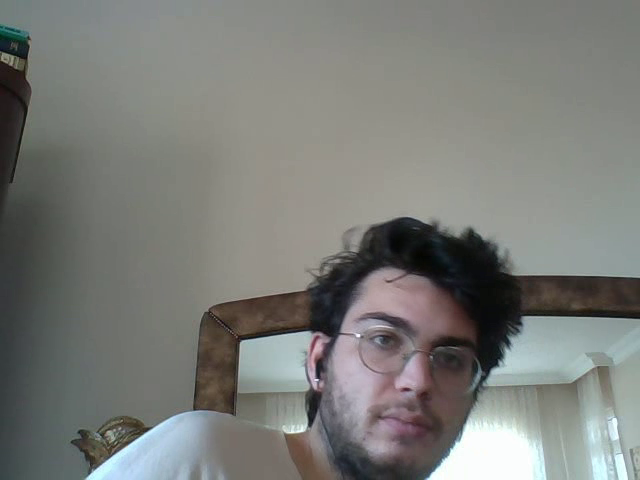
#> input picture frame 30 of video_okuma_izleme/video-2.mp4, 640 x 480 px
$ python video_okuma_izleme.py
#> lines starting #> are read from the running program, lines starting #| are printed output that depends on the picture
import cv2


camera = cv2.VideoCapture("video-2.mp4")
#camera=cv2.VideoCapture(0)

while True:
    ret, frame = camera.read()  # ret kameranın calısıp calısmadıgını kontrol edeicek.
#> frame is the input picture: shape (480, 640, 3); mean B, G, R 120.5, 124.5, 123.1
    if ret== 0:
        break

    frame=cv2.flip(frame,1)  #aldığınız her görütüyü istediğimiz eksenlere yansıtır.1=y eksenine göre yansıtılarak görünür.(-1 orjine göre)
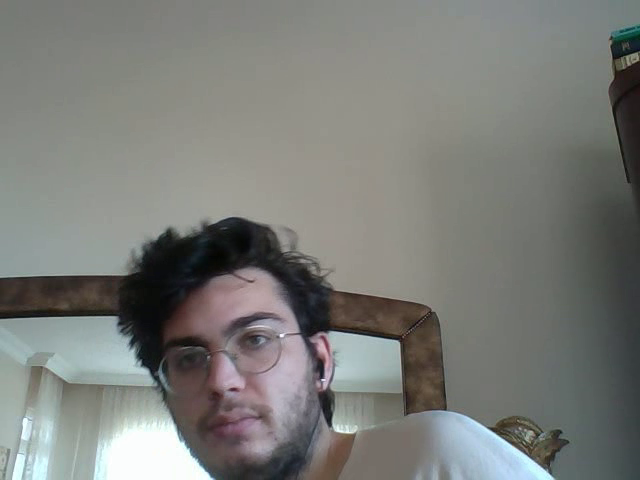
#> frame: shape (480, 640, 3); mean B, G, R 120.5, 124.5, 123.1

    cv2.imshow("camera", frame)

    if cv2.waitKey(30) & 0xFF == ord("q"): # 30 m/S bir goruntu cek ve cikisda sunduk.
#> (key q is pressed here)
        break


camera.release()  # okutmuyorum.

cv2.destroyAllWindows()

$ run again, starting later in the video
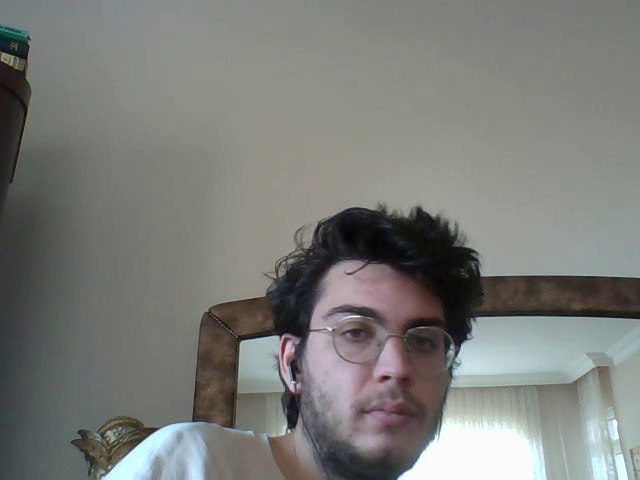
#> input picture frame 136 of video_okuma_izleme/video-2.mp4, 640 x 480 px
#> frame is the input picture: shape (480, 640, 3); mean B, G, R 120.7, 124.7, 123.5
#> `frame=cv2.flip(frame,1)`:
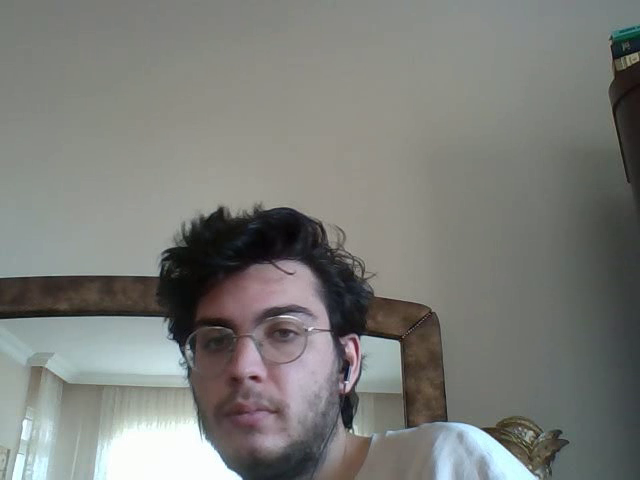
#> frame: shape (480, 640, 3); mean B, G, R 120.7, 124.7, 123.5

$ run again, starting later in the video
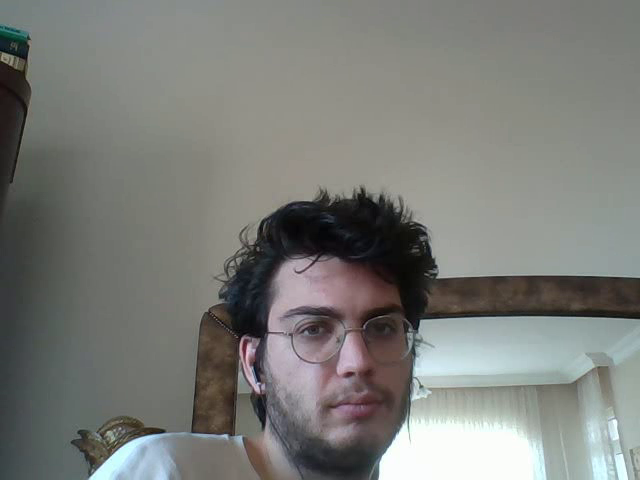
#> input picture frame 242 of video_okuma_izleme/video-2.mp4, 640 x 480 px
#> frame is the input picture: shape (480, 640, 3); mean B, G, R 121, 125, 123.6
#> `frame=cv2.flip(frame,1)`:
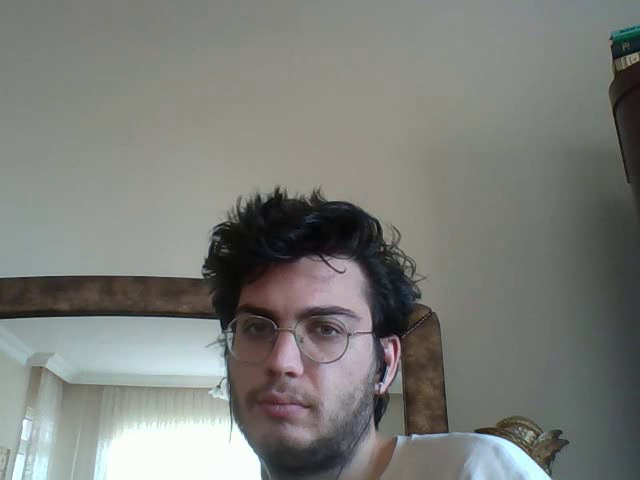
#> frame: shape (480, 640, 3); mean B, G, R 121, 125, 123.6
